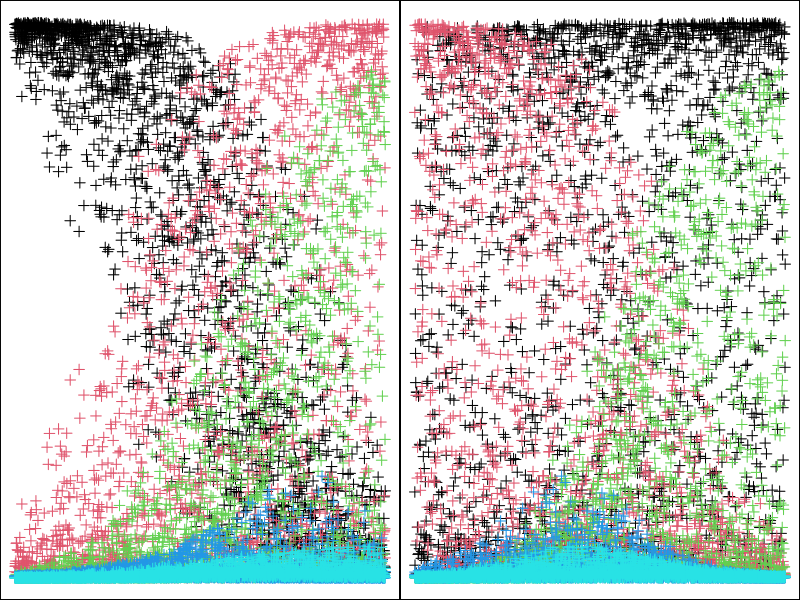

Source code (R): (Note: this script raises an error after producing the figure.)
rm(list=ls())
library(boot)

#==============
# basic values
#==============
nsim <- 3

nl <- 2000 # number of locations
nl.miss <- 2000 # number of locations with presence only data

niter <- 10000
nburn <- round(niter * .5)

nc <- 5 # true number of communities
nc.max <- 10 # maximum number of communities

nx.true <- 3 # true number of covariates
nx <- 2 # number of covariates included in analysis

ns <- 25 # number of species
nmat <- 1 # number of surveys
jump.beta <- .03

gamma <- .6 # intercept in beta regression
beta <- matrix(c(-2.15, .15, 1.25, -1.5, 0, 
                 .7, -2.35, 1.85, -.5, 0, 
                 .85, -0.8, -.85, 1.55, 0), 3, 5, byrow=T)
beta <- beta[1:nx.true, 1:nc] # slopes in beta regression

#==================
# define functions
#==================
vmat2theta <- function(vmat) {
  nl <- dim(vmat)[1]
  nc <- dim(vmat)[2]
  theta <- vmat
  for (i in 1:nc) {
    if (i==1) {
      prod <- rep(1,nl)
    } else {
      prod <- prod * (1-vmat[,i-1])
    }
    theta[,i] <- vmat[,i] * prod
  } # i
  return(theta)
} # vmat2theta

tnorm <- function(n, lo, hi, mu, sig) {
  # generates truncated normal variates based on cumulative normal distribution normal truncated lo and hi

  if (length(lo) == 1 & length(mu) > 1) 
    lo <- rep(lo, length(mu))
  if (length(hi) == 1 & length(mu) > 1) 
    hi <- rep(hi, length(mu))
    
  q1 <- pnorm(lo, mu, sig)  #cumulative distribution
  q2 <- pnorm(hi, mu, sig)  #cumulative distribution
    
  z <- runif(n, q1, q2)
  z <- qnorm(z, mu, sig)
  z[z == -Inf] <- lo[z == -Inf]
  z[z == Inf] <- hi[z == Inf]
  z
} # tnorm

fix.MH <- function(lo, hi, old1, new1, jump) {
  jold <- pnorm(hi, mean = old1, sd = jump) - pnorm(lo, mean = old1, sd = jump)
  jnew <- pnorm(hi, mean = new1, sd = jump) - pnorm(lo, mean = new1, sd = jump)
  log(jold) - log(jnew)  #add this to pnew
} # fix.MH

get.logl <- function(theta, phi, y, nmat) {
  prob <- theta %*% phi
  cond <- prob < 1e-05
  prob[cond] <- 1e-05
  cond <- prob > 0.99999
  prob[cond] <- 0.99999
  dbinom(y, size = nmat, prob = prob, log = T)
} # get.logl

acceptMH <- function(p0, p1, x0, x1, BLOCK) {
  # accept for M, M-H if BLOCK, then accept as a block, otherwise, accept individually
    
  nz <- length(x0)  #no. to accept
  if (BLOCK) 
    nz <- 1
    
  a <- exp(p1 - p0)  #acceptance PR
  z <- runif(nz, 0, 1)
  keep <- which(z < a)
    
  if (BLOCK & length(keep) > 0) 
    x0 <- x1
  if (!BLOCK) 
    x0[keep] <- x1[keep]
  accept <- length(keep)
    
  list(x = x0, accept = accept)
} # acceptMH

jumpTune <- function(param, adapt=2000, low=.3, high=.8) {
  accept <- param$accept
  jump.old <- param$jump
  ni <- max(which(!(is.na(accept))))

  if (ni > adapt) {
    jump <- jump.old
  } else if (ni %% 100 > 0) {
    jump <- jump.old
  } else {
    accept.rate <- mean(accept[(ni-99):ni])
    if (accept.rate < low) {
      jump <- jump.old / 2
    } else if (accept.rate > high) {
      jump <- jump.old * 2
    } else {
      jump <- jump.old
    }
  }

  return(jump)
} # jumpTune

update.theta <- function(param, jump, nl, nc, y, x, nmat, gamma) {
  eta <- matrix(, nl, nc)
  eta <- inv.logit(logit(param$gamma) + x %*% param$beta)

  v.old <- param$vmat
  v.tmp <- tnorm(nl * (nc-1), lo = 0, hi = 1, mu = v.old[,-nc], sig = jump)
  proposed <- cbind(matrix(v.tmp, nl, nc-1), 1)

  for (j in 1:(nc-1)) {
    # last column has to be 1
    v.new <- v.old
    v.new[,j] <- proposed[,j]

    theta.old <- vmat2theta(vmat = v.old)
    theta.new <- vmat2theta(vmat = v.new)

    adj <- fix.MH(lo = 0, hi = 1, old1 = v.old[,j], new1 = v.new[,j], jump = jump)

    prob.old <- get.logl(theta = theta.old, phi = param$phi, y = y, nmat = nmat)
    prob.new <- get.logl(theta = theta.new, phi = param$phi, y = y, nmat = nmat)

    pold <- rowSums(prob.old, na.rm=T) + dbeta(v.old[,j], eta[,j], 1-eta[,j], log = T)
    pnew <- rowSums(prob.new, na.rm=T) + dbeta(v.new[,j], eta[,j], 1-eta[,j], log = T)

    k <- acceptMH(p0 = pold, p1 = pnew + adj, x0=v.old[,j], x1=v.new[,j], BLOCK = F)
    v.old[,j] <- k$x
  }
  vmat <- v.old
  theta <- vmat2theta(vmat=vmat)
  list(theta=theta, vmat=vmat)
} # update.theta

update.phi <- function(param, jump, nc, ns, y, nmat, a.phi, b.phi) {
  phi.old <- param$phi
  proposed <- matrix(tnorm(nc*ns, lo = 0, hi = 1, mu = phi.old, sig = jump), nc, ns)
    
  for (i in 1:nc) {
    phi.new <- phi.old
    phi.new[i,] <- proposed[i,]

    adj <- fix.MH(lo = 0, hi = 1, old1 = phi.old[i,], new1 = phi.new[i,], jump = jump)

    prob.old <- get.logl(theta = param$theta, phi = phi.old, y = y, nmat = nmat)
    prob.new <- get.logl(theta = param$theta, phi = phi.new, y = y, nmat = nmat)

    pold <- colSums(prob.old, na.rm=T) + dbeta(phi.old[i,], a.phi, b.phi, log = T)
    pnew <- colSums(prob.new, na.rm=T) + dbeta(phi.new[i,], a.phi, b.phi, log = T)

    k <- acceptMH(p0 = pold, p1 = pnew + adj, x0 = phi.old[i,], x1 = phi.new[i,], BLOCK = F)
    phi.old[i,] <- k$x
  }
  phi <- phi.old
  return(phi)
} # update.phi

update.beta <- function(param, nl, nc, x) {
  jump <- param$jump
  vmat <- param$vmat

  gamma.old <- param$gamma
  gamma.new <- inv.logit(rnorm(1, logit(gamma.old), jump))

  beta.old <- param$beta
  beta.new <- matrix(rnorm(length(beta.old), beta.old, jump), nx, nc)

  eta.old <- eta.new <- matrix(, nl, nc)
  eta.old <- inv.logit(logit(gamma.old) + x %*% beta.old)
  eta.new <- inv.logit(logit(gamma.new) + x %*% beta.new)

  prob.old <- prob.new <- matrix(, nl, nc-1)
  for (i in 1:nl) {
    for (j in 1:(nc-1)) {
      prob.old[i,j] <- dbeta(vmat[i,j], eta.old[i,j], 1-eta.old[i,j], log=T)
      prob.new[i,j] <- dbeta(vmat[i,j], eta.new[i,j], 1-eta.old[i,j], log=T)
    }  #j
  } # i

  pold <- sum(prob.old) + sum(dnorm(beta.old[-(nc+1)], 0, 5, log=T)) + dunif(gamma.old, 0, 1, log=T)
  pnew <- sum(prob.new) + sum(dnorm(beta.new[-(nc+1)], 0, 5, log=T)) + dunif(gamma.new, 0, 1, log=T)

  if (exp(pnew - pold) > runif(1,0,1)) {
    gamma.old <- gamma.new
    beta.old <- beta.new
    accept <- 1
  } else {
    gamma.old <- gamma.old
    beta.old <- beta.old
    accept <- 0
  }
  gamma <- gamma.old
  beta <- beta.old
  list(gamma=gamma, beta=beta, accept=accept)
} # update.beta

for (k in 1:nsim) {
#===============
# simulate data
#===============
# create independent x-values 
x <- matrix(, nl, nx.true)
for (i in 1:nx.true) {
  x[,i] <- sample(seq(-2, 2, length.out=nl), nl, replace=F)
}

eta <- matrix(, nl, nc)
eta <- inv.logit(logit(gamma) + x %*% beta)

vmat <- matrix(rbeta(nl*nc, eta, 1-eta), nl, nc)
vmat[which(vmat==0)] <- 1e-6
vmat[which(vmat==1)] <- 1 - 1e-6
vmat[,nc] <- 1
theta <- vmat2theta(vmat)

vmat.expect <- eta
vmat.expect[,nc] <- 1
theta.expect <- vmat2theta(vmat.expect)

par(mfrow=c(1,nx))
par(mar=c(0,0,0,0))

for (j in 1:nx) {
  plot(eta[,1] ~ x[,j], type='n', ylim=c(0,1), axes=F)
  for (i in 1:nc) {
    points(theta.expect[,i] ~ x[,j], col=i, pch=3)
    box()
  } # i
} # l

colMeans(vmat)
colMeans(theta)
table(rowSums(theta))
table(rowSums(theta.expect))

phi <- matrix(rbeta(nc*ns, .01, .99), nc, ns)
for (i in 1:nc) {
  phi[i,] <- phi[i,] / sum(phi[i,])
}

pi <- theta %*% phi

y <- matrix(rbinom(nl*ns, nmat, pi), nl, ns)
table(y)
table(rowSums(y))
miss <- sample(1:nl, nl.miss, replace=F)
miss <- sort(miss)
y.temp <- y[miss,]
y.temp[which(y.temp==0)] <- NA
y[miss,] <- y.temp
table(y)
length(which(is.na(y)))
table(rowSums(y, na.rm=T))

x <- x[,1:nx]

#======
# test
#======
param <- list()

param$phi <- rbind(phi, matrix(1/ns, nc.max-nc, ns))
param$vmat <- cbind(vmat[,-nc], matrix(.9, nl, nc.max-nc+1))
param$vmat[,nc.max] <- 1
param$theta <- vmat2theta(param$vmat)
param$gamma <- gamma
param$beta <- cbind(beta, matrix(0, nx.true, nc.max-nc))[1:nx,]
param$jump <- jump.beta
param$accept <- rep(NA, niter)
param$accept[1] <- 0

theta.post <- vmat.post <- array(, dim=c(nl, nc.max, niter))
theta.post[,,1] <- param$theta
vmat.post[,,1] <- param$vmat

phi.post <- array(, dim=c(nc.max, ns, niter))
phi.post[,,1] <- param$phi

gamma.post <- numeric(niter)
gamma.post[1] <- param$gamma

beta.post <- array(, dim=c(nx, nc.max, niter))
beta.post[,,1] <- param$beta

jump.post <- numeric(niter)
jump.post[1] <- jump.beta

for (i in 2:niter) {
  theta.up <- update.theta(param, jump=.1, nl, nc.max, y, x, nmat, gamma=gamma)
  param$theta <- theta.up$theta
  param$vmat <- theta.up$vmat
  theta.post[,,i] <- param$theta
  vmat.post[,,i] <- param$vmat

  param$phi <- update.phi(param, jump=.1, nc.max, ns, y, nmat, a.phi=.01, b.phi=.99)
  phi.post[,,i] <- param$phi

  beta.up <- update.beta(param, nl, nc.max, x)
  param$gamma <- beta.up$gamma
  param$beta <- beta.up$beta
  param$accept[i] <- beta.up$accept
  gamma.post[i] <- param$gamma
  beta.post[,,i] <- param$beta

  param$jump <- jumpTune(param, adapt=2000, low=.3, high=.8)
  jump.post[i] <- param$jump
}

theta.est <- apply(theta.post[,,nburn:niter], 1:2, median)
phi.est <- apply(phi.post[,,nburn:niter], 1:2, median)

#===============
# graph results
#===============
pdf(file=paste(c('c:/A. UFL/beta regression_nx=', nx, '-', nx.true, '_nm=', nmat, '_nl[miss]=', nl, '[', nl.miss, ']_', k, '.pdf'), collapse=''), 
    width=7, height=7)
par(mfrow=c(nx.true,nc))
par(mar=c(5,4.5,3,.5))

boxplot(theta.est, border=c(rep('red',nc),rep('blue',nc.max-nc)))

plot(gamma.post, type='l', 
     xlab='Iteration', ylab='Esimated Gamma')
abline(h=gamma, col=2) 

for (i in 1:nx) {
  for (j in 1:(nc-1)) {
    plot(beta.post[i,j,], type='l', 
       xlab='Iteration', ylab='Esimated Beta', 
       main=paste(c('X',i,' Comm',j), collapse=''))
    abline(h=beta[i,j], col=2)
  } # i
} # j

plot(jump.post, type='l'); abline(v=2000, col=2)

dev.off()

out <- list(nc=nc, nc.max=nc.max, nl=nl, nl.miss=nl.miss, 
            ns=ns, nmat=nmat, x=x, y=y, 
            vmat=vmat, theta=theta, phi=phi, 
            gamma=gamma, beta=beta, 
            vmat.post=vmat.post, theta.post=theta.post, phi.post=phi.post, 
            gamma.post=gamma.post, beta.post=beta.post, jump.post=jump.post)

save(out, file=paste(c('c:/A. UFL/beta regression_nx=', nx, '-', nx.true, '_nm=', nmat, '_nl[miss]=', nl, '[', nl.miss, ']_', k, '.RData'), collapse=''))

} # k


